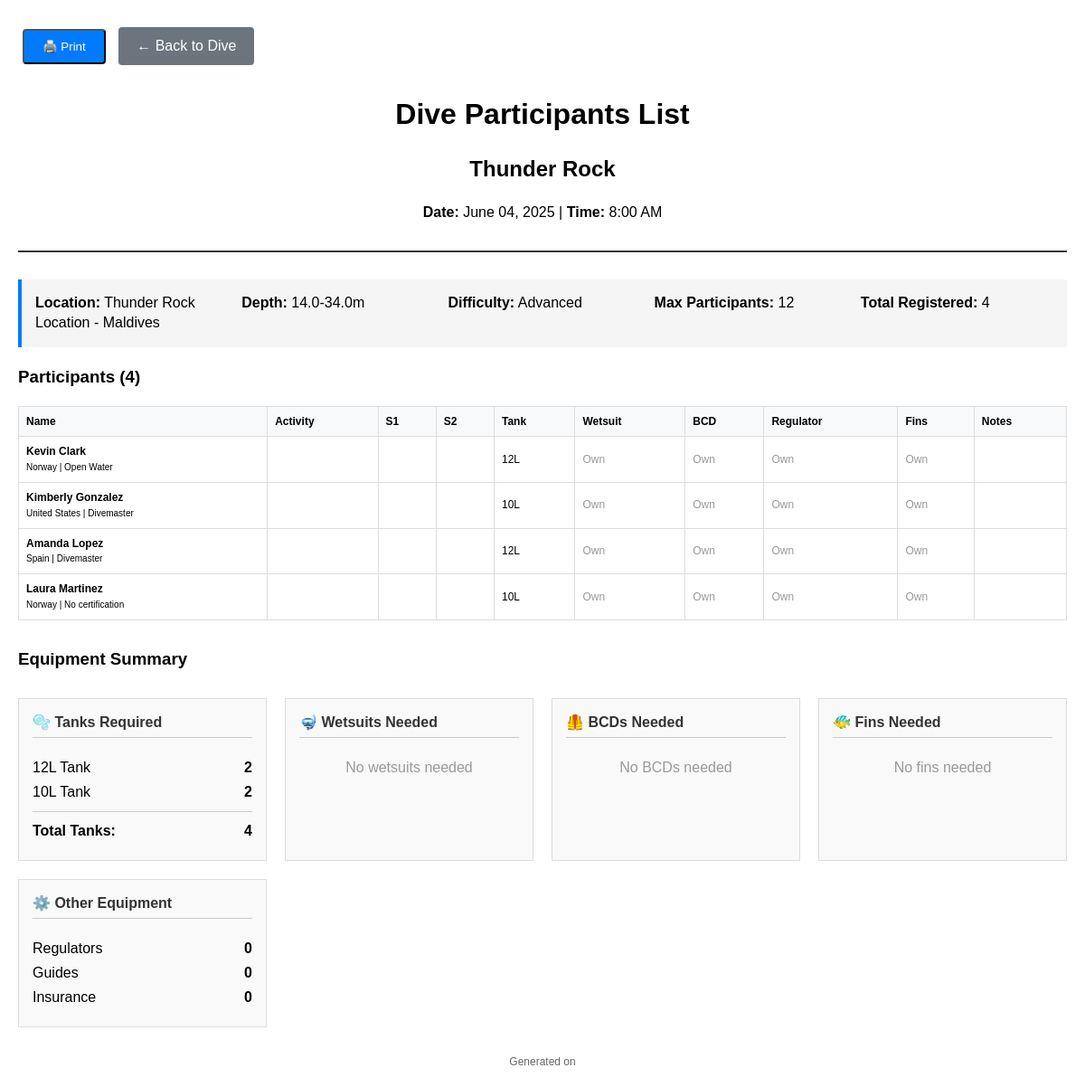
Page /users/dive/58/print/ (signed in) on the earlier database version.
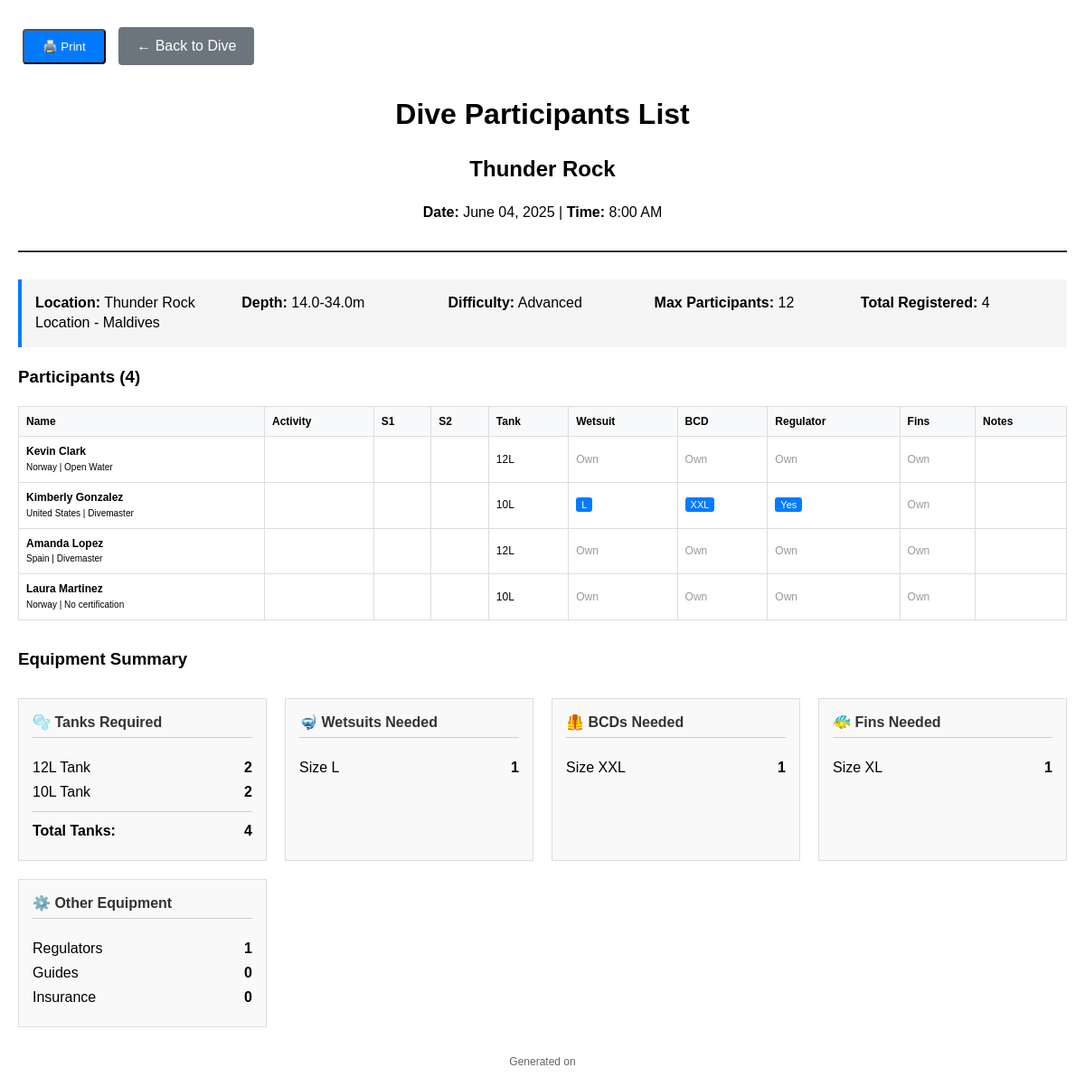
Same page on the later database version.
### users/models.py (models this page shows, shortened)
class CustomerDiveActivity(models.Model):
    TANK_SIZE_CHOICES = [
        ('10L', '10L'),
        ('12L', '12L'),
        ('15L', '15L'),
        ('EAN12L', 'NITROX 12L'),
        ('EAN15L', 'NITROX 15L'),
    ]
    STATUS_CHOICES = [
        ('PENDING', 'Pendiente de llegar'),
        ('ON_BOARD', 'On Board'),
        ('BACK_ON_BOAT', 'Back on Boat'),
        ('DEPARTED', 'En curso'),
        ('FINISHED', 'Finalizado'),
    ]
    customer = models.ForeignKey(Customer, on_delete=models.CASCADE, related_name='dive_activities')
    dive_schedule = models.ForeignKey(DiveSchedule, on_delete=models.CASCADE, related_name='customer_activities')
    course = models.ForeignKey('Course', on_delete=models.CASCADE, related_name='customer_bookings', help_text="Course/Activity for this dive")
    activity = models.ForeignKey(DiveActivity, on_delete=models.CASCADE, related_name='customer_bookings', null=True, blank=True, help_text="DEPRECATED: Use course field instead")
    assigned_staff = models.ForeignKey('Staff', on_delete=models.SET_NULL, null=True, blank=True, related_name='assigned_activities', help_text="Instructor/guide assigned to this activity")
    course_session = models.ForeignKey('CourseSession', on_delete=models.SET_NULL, null=True, blank=True, related_name='dive_activities', help_text="Course session if this dive is part of a course")
    tank_size = models.CharField(max_length=10, choices=TANK_SIZE_CHOICES, default='12L')
    needs_wetsuit = models.BooleanField(default=False)
    needs_bcd = models.BooleanField(default=False)
    needs_regulator = models.BooleanField(default=False)
    needs_guide = models.BooleanField(default=False)
    needs_insurance = models.BooleanField(default=False)
    status = models.CharField(max_length=20, choices=STATUS_CHOICES, default='PENDING')
    has_arrived = models.BooleanField(default=False)
    is_paid = models.BooleanField(default=False)
    created_at = models.DateTimeField(auto_now_add=True)
    class Meta:
        unique_together = ['customer', 'dive_schedule']

class Customer(models.Model):
    DIVING_LEVEL_CHOICES = [
        ('NONE', 'No certification'),
        ('BEGINNER', 'Beginner'),
        ('OPEN_WATER', 'Open Water'),
        ('ADVANCED_OPEN_WATER', 'Advanced Open Water'),
        ('RESCUE_DIVER', 'Rescue Diver'),
        ('DIVEMASTER', 'Divemaster'),
        ('INSTRUCTOR', 'Instructor'),
    ]
    LANGUAGE_CHOICES = [
        ('EN', 'English'),
        ('ES', 'Spanish'),
        ('FR', 'French'),
        ('CAT', 'Catalan'),
        ('OTHER', 'Other'),
    ]
    COUNTRY_CHOICES = [
        ('US', 'United States'),
        ('CA', 'Canada'),
        ('GB', 'United Kingdom'),
        ('FR', 'France'),
        ('DE', 'Germany'),
        ('IT', 'Italy'),
        ('ES', 'Spain'),
        ('PT', 'Portugal'),
        ('NL', 'Netherlands'),
        ('BE', 'Belgium'),
        ('CH', 'Switzerland'),
        ('AT', 'Austria'),
        ('SE', 'Sweden'),
        ('NO', 'Norway'),
        ('DK', 'Denmark'),
        ('FI', 'Finland'),
        ('IN', 'India'),
        ('OTHER', 'Other'),
    ]
    diving_center = models.ForeignKey(User, on_delete=models.CASCADE, related_name='customers')
    first_name = models.CharField(max_length=50)
    last_name = models.CharField(max_length=50)
    email = models.EmailField()
    phone_number = models.CharField(max_length=20)
    country = models.CharField(max_length=10, choices=COUNTRY_CHOICES, default='OTHER')
    language = models.CharField(max_length=10, choices=LANGUAGE_CHOICES, default='EN')
    birthday = models.DateField(null=True, blank=True)
    certification_level = models.CharField(max_length=50, choices=DIVING_LEVEL_CHOICES, default='NONE')
    emergency_contact = models.CharField(max_length=100, blank=True)
    medical_conditions = models.TextField(blank=True)
    weight = models.FloatField(null=True, blank=True, help_text="Weight in kg")
    height = models.FloatField(null=True, blank=True, help_text="Height in cm")
    foot_size = models.FloatField(null=True, blank=True, help_text="Foot size (EU)")
    default_tank_size = models.CharField(max_length=10, choices=[
        ('10L', '10 Liters'),
        ('12L', '12 Liters'),
        ('15L', '15 Liters'),
        ('18L', '18 Liters'),
    ], default='12L', help_text="Default tank size for this customer")
    profile_picture = models.ImageField(upload_to='customer_profiles/', null=True, blank=True)
    diving_licence = models.FileField(upload_to='customer_documents/licences/', null=True, blank=True)
    diving_insurance = models.FileField(upload_to='customer_documents/insurance/', null=True, blank=True)
    medical_check = models.FileField(upload_to='customer_documents/medical/', null=True, blank=True)
    created_at = models.DateTimeField(auto_now_add=True)
    def get_wetsuit_size(self):
        if not self.height or not self.weight:
            return "Not calculated"
        if self.height < 160:
            if self.weight < 50: return "XS"
            elif self.weight < 60: return "S"
            elif self.weight < 70: return "M"
            else: return "L"
        elif self.height < 170:
            if self.weight < 55: return "S"
            elif self.weight < 65: return "M"
            elif self.weight < 75: return "L"
            else: return "XL"
        elif self.height < 180:
            if self.weight < 60: return "M"
            elif self.weight < 70: return "L"
            elif self.weight < 80: return "XL"
            else: return "XXL"
        else:
            if self.weight < 70: return "L"
            elif self.weight < 80: return "XL"
            else: return "XXL"
    def get_bcd_size(self):
        if not self.height or not self.weight:
            return "Not calculated"
        if self.weight < 55: return "XS"
        elif self.weight < 65: return "S"
        elif self.weight < 75: return "M"
        elif self.weight < 85: return "L"
        elif self.weight < 95: return "XL"
        else: return "XXL"
    def get_fins_size(self):
        if not self.foot_size:
            return "Not calculated"
        if self.foot_size <= 36: return "XS"
        elif self.foot_size <= 38: return "S"
        elif self.foot_size <= 41: return "M"
        elif self.foot_size <= 43: return "L"
        elif self.foot_size <= 45: return "XL"
        else: return "XXL"

### users/views.py (the view)
# urls.py: path('dive/<int:dive_id>/print/', views.print_participants, name='print_participants'),
@login_required
def print_participants(request, dive_id):
    if not request.user.userprofile.is_diving_center:
        messages.error(request, 'Access denied.')
        return redirect('users:profile')
    dive = get_object_or_404(DiveSchedule, id=dive_id, diving_center=request.user)
    participants = CustomerDiveActivity.objects.filter(dive_schedule=dive).order_by('customer__last_name', 'customer__first_name')
    equipment_summary = {
        'total_participants': participants.count(),
        'tanks_by_size': {},
        'wetsuits_by_size': {},
        'bcds_by_size': {},
        'fins_by_size': {},
        'regulators_needed': participants.filter(needs_regulator=True).count(),
        'guides_needed': participants.filter(needs_guide=True).count(),
        'insurance_needed': participants.filter(needs_insurance=True).count(),
    }
    for participant in participants:
        tank_size = participant.tank_size
        if tank_size not in equipment_summary['tanks_by_size']:
            equipment_summary['tanks_by_size'][tank_size] = 0
        equipment_summary['tanks_by_size'][tank_size] += 1
    for participant in participants:
        if participant.needs_wetsuit:
            wetsuit_size = participant.customer.get_wetsuit_size()
            if wetsuit_size not in equipment_summary['wetsuits_by_size']:
                equipment_summary['wetsuits_by_size'][wetsuit_size] = 0
            equipment_summary['wetsuits_by_size'][wetsuit_size] += 1
        if participant.needs_bcd:
            bcd_size = participant.customer.get_bcd_size()
            if bcd_size not in equipment_summary['bcds_by_size']:
                equipment_summary['bcds_by_size'][bcd_size] = 0
            equipment_summary['bcds_by_size'][bcd_size] += 1
        if participant.needs_regulator:  # For fins, we count when regulators are needed (as proxy)
            fins_size = participant.customer.get_fins_size()
            if fins_size not in equipment_summary['fins_by_size']:
                equipment_summary['fins_by_size'][fins_size] = 0
            equipment_summary['fins_by_size'][fins_size] += 1
    context = {
        'dive': dive,
        'participants': participants,
        'equipment_summary': equipment_summary,
        'print_mode': True,
    }
    return render(request, 'users/print_participants.html', context)

### users/templates/users/print_participants.html (shortened to what the changed rows need)
<!DOCTYPE html>
<html lang="en">
<head>
</head>
<body>
    <div class="header">
        <h1>Dive Participants List</h1>
        <h2>{{ dive.dive_site.name }}</h2>
    </div>
    <table class="participants-table">
        <thead>
            <tr>
                <th>Name</th>
                <th>Activity</th>
                <th>S1</th>
                <th>S2</th>
                <th>Tank</th>
                <th>Wetsuit</th>
                <th>BCD</th>
                <th>Regulator</th>
                <th>Fins</th>
                <th>Notes</th>
            </tr>
        </thead>
        <tbody>
            {% for participant in participants %}
            <tr>
                <td>
                    <strong>{{ participant.customer.first_name }} {{ participant.customer.last_name }}</strong><br>
                    <small>{{ participant.customer.get_country_display }} | {{ participant.customer.get_certification_level_display }}</small>
                </td>
                <td>{{ participant.activity.name }}</td>
                <td></td>
                <td></td>
                <td>{{ participant.tank_size }}</td>
                <td>
                    {% if participant.needs_wetsuit %}
                        <span class="badge">{{ participant.customer.get_wetsuit_size }}</span>
                    {% else %}
                        <span style="color: #999;">Own</span>
                    {% endif %}
                </td>
                <td>
                    {% if participant.needs_bcd %}
                        <span class="badge">{{ participant.customer.get_bcd_size }}</span>
                    {% else %}
                        <span style="color: #999;">Own</span>
                    {% endif %}
                </td>
                <td>
                    {% if participant.needs_regulator %}
                        <span class="badge">Yes</span><br>
                    {% else %}
                        <span style="color: #999;">Own</span>
                    {% endif %}
                </td>
                <td>
                    {% if participant.needs_fins %}
                        <small>Fins: {{ participant.customer.get_fins_size }}</small>
                    {% else %}
                        <span style="color: #999;">Own</span>
                    {% endif %}
                </td>
                <td>
                    <br>
                </td>
            </tr>
            {% endfor %}
        </tbody>
    </table>
    <div class="equipment-summary">
        <div class="equipment-card">
            {% for tank_size, count in equipment_summary.tanks_by_size.items %}
                <div class="equipment-item">
                    <span>{{ tank_size }} Tank</span>
                    <strong>{{ count }}</strong>
                </div>
            {% endfor %}
        </div>
        <div class="equipment-card">
            <h4>🤿 Wetsuits Needed</h4>
            {% for size, count in equipment_summary.wetsuits_by_size.items %}
                <div class="equipment-item">
                    <span>Size {{ size }}</span>
                    <strong>{{ count }}</strong>
                </div>
            {% empty %}
                <div style="color: #999; text-align: center;">No wetsuits needed</div>
            {% endfor %}
        </div>
        <div class="equipment-card">
            <h4>🦺 BCDs Needed</h4>
            {% for size, count in equipment_summary.bcds_by_size.items %}
                <div class="equipment-item">
                    <span>Size {{ size }}</span>
                    <strong>{{ count }}</strong>
                </div>
            {% empty %}
                <div style="color: #999; text-align: center;">No BCDs needed</div>
            {% endfor %}
        </div>
        <div class="equipment-card">
            <h4>🐠 Fins Needed</h4>
            {% for size, count in equipment_summary.fins_by_size.items %}
                <div class="equipment-item">
                    <span>Size {{ size }}</span>
                    <strong>{{ count }}</strong>
                </div>
            {% empty %}
                <div style="color: #999; text-align: center;">No fins needed</div>
            {% endfor %}
        </div>
        <div class="equipment-card">
            <div class="equipment-item">
                <span>Regulators</span>
                <strong>{{ equipment_summary.regulators_needed }}</strong>
            </div>
        </div>
    </div>
</body>
</html>

Differences in the rows shown:
changed CustomerDiveActivity "Kimberly": customer.get_wetsuit_size (not shown) → "L"; customer.get_bcd_size (not shown) → "XXL"; needs_regulator "Own" → "Yes"; no longer shows "Own"
Other differences:
{{ equipment_summary.regulators_needed }}: "0" → "1"
new list line: "Size L 1"
new list line: "Size XXL 1"
new list line: "Size XL 1"
text no longer shown: "No wetsuits needed No BCDs needed No fins needed"
